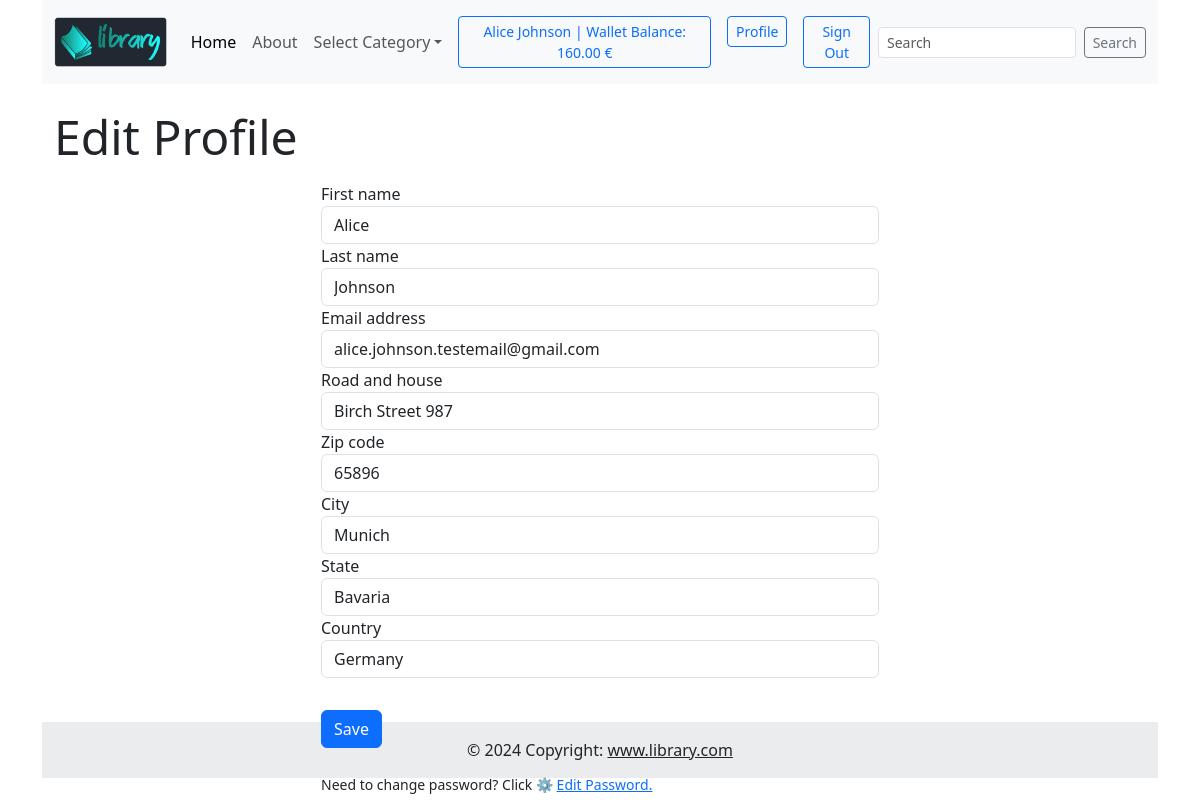
The app's page /user/profile_edit/ (signed in) with its own data.
### user_app/models.py (models this page shows, shortened)
class UserProfile(models.Model):
    user = models.OneToOneField(User, on_delete=models.CASCADE)
    user_address = models.ForeignKey(UserAddress, on_delete=models.CASCADE)
    wallet_balance = models.DecimalField(max_digits=8, decimal_places=2, default=0)

class UserAddress(models.Model):
    user = models.OneToOneField(User, on_delete=models.CASCADE)
    road_and_house = models.CharField(max_length=500)
    zip_code = models.IntegerField()
    city = models.CharField(max_length=50)
    state = models.CharField(max_length=50)
    country = models.CharField(max_length=50)

### user_app/views.py (the view, shortened to what this page needs)
# urls.py: path('user/profile_edit/',      ProfileEdit_View.as_view(),     name='profile_edit'),
class ProfileEdit_View(LoginRequiredMixin, View):
    def get(self, request, *args, **kwargs):
        user_form = UserEdit_Form(instance=request.user)
        address_form = UserAddressEdit_Form(instance=request.user.useraddress)
        return render(request, 'user_app/user_profile_edit.html', {
            'user_form': user_form,
            'address_form': address_form
        })

### user_app/forms.py
class UserEdit_Form(forms.ModelForm):
    class Meta:
        model = User
        fields = (
            'first_name',
            'last_name',
            'email',
        )
    def __init__(self, *args, **kwargs):
        super(UserEdit_Form, self).__init__(*args, **kwargs)
        for name, field in self.fields.items():
            field.widget.attrs.update({'class': 'form-control'})

class UserAddressEdit_Form(forms.ModelForm):
    class Meta:
        model = UserAddress
        fields = (
            'road_and_house',
            'zip_code',
            'city',
            'state',
            'country',
        )
    def __init__(self, *args, **kwargs):
        super(UserAddressEdit_Form, self).__init__(*args, **kwargs)
        for name, field in self.fields.items():
            field.widget.attrs.update({'class': 'form-control'})

### user_app/templates/user_app/user_profile_edit.html (shortened to what this page needs)
{% extends 'core/base.html' %}
{% load crispy_forms_filters %}
{% load crispy_forms_tags %}
{% block page_heading %} <div class="container"><h1 class="display-5">Edit Profile</h1></div> {% endblock %}
{% block page_content %}
	<form method="post" action="" enctype="multipart/form-data" style="width: 50%; height: 500px; margin: auto" class="pt-2">
		{% for field in user_form %}
			{{ field.label }}
			{{ field }}
		{% endfor %}
		{% for field in address_form %}
			{{ field.label }}
			{{ field }}
		{% endfor %}
		<br>
		<button type="submit" class="btn btn-primary mt-2">Save</button>
		<br><br>
		<small>Need to change password? Click ⚙️ <a href="{% url 'password_change' %}">Edit Password.</a></small><br>
	</form>
{% endblock %}

### core/templates/core/navbar.html (shortened to what this page needs)
{% load static %}
<nav class="navbar navbar-expand-lg bg-body-tertiary">
	<div class="container-fluid">
		<a class="navbar-brand" href="{% url 'home' %}"><img src="{% static 'core/images/library_logo.png' %}" alt="Brand Logo" height="50"></a>
		<div class="collapse navbar-collapse" id="navbarSupportedContent">
			<ul class="navbar-nav me-auto mb-2 mb-lg-0">
				<li class="nav-item"><a class="nav-link active" aria-current="page" href="{% url 'home' %}">Home</a></li>
				<li class="nav-item"><a class="nav-link" href="{% url 'about' %}">About</a></li>
				<li class="nav-item dropdown">
					<a class="nav-link dropdown-toggle" href="#" role="button" data-bs-toggle="dropdown" aria-expanded="false">Select Category</a>
				</li>
			</ul>
			<ul class="navbar-nav ms-auto mb-2 mb-lg-0">
				{% if user.is_authenticated %}
					<li class="nav-item"><a class="nav-link" href="{% url 'recharge_wallet' %}"><button type="button" class="btn btn-outline-primary btn-sm">{{ user.first_name }} {{ user.last_name }} | Wallet Balance: {{ user.userprofile.wallet_balance }} €</button></a></li>
					<li class="nav-item"><a class="nav-link" href="{% url 'profile' %}"><button type="button" class="btn btn-outline-primary btn-sm">Profile</button></a></li>
					<li class="nav-item"><a class="nav-link" href="{% url 'signout' %}"><button type="button" class="btn btn-outline-primary btn-sm">Sign Out</button></a></li>
				{% endif %}
			</ul>
			<form class="d-flex" role="search">
				<input class="form-control form-control-sm me-2" type="search" placeholder="Search" aria-label="Search">
				<button class="btn btn-outline-secondary btn-sm" type="submit">Search</button>
			</form>
		</div>
	</div>
</nav>

### records on screen
UserAddress: address_form "Birch Street 987" "65896" "Munich" "Bavaria" "Germany"

### other values on screen
{{ user.first_name }} "Alice"
{{ user.last_name }} "Johnson"
{{ user.userprofile.wallet_balance }} "160.00"
{{ field.label }} "First name" "Last name" "Email address"
{{ field.label }} "Road and house" "Zip code" "City" "State" "Country"
